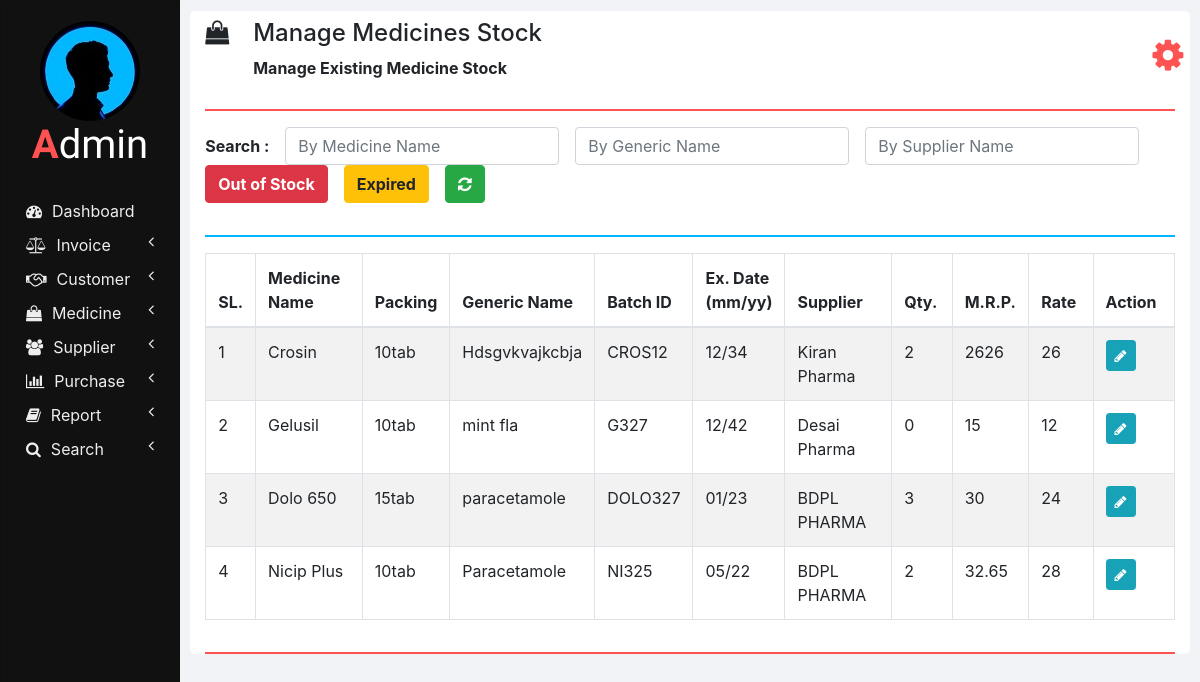
Page /manage_medicine_stock.php on the earlier database version.
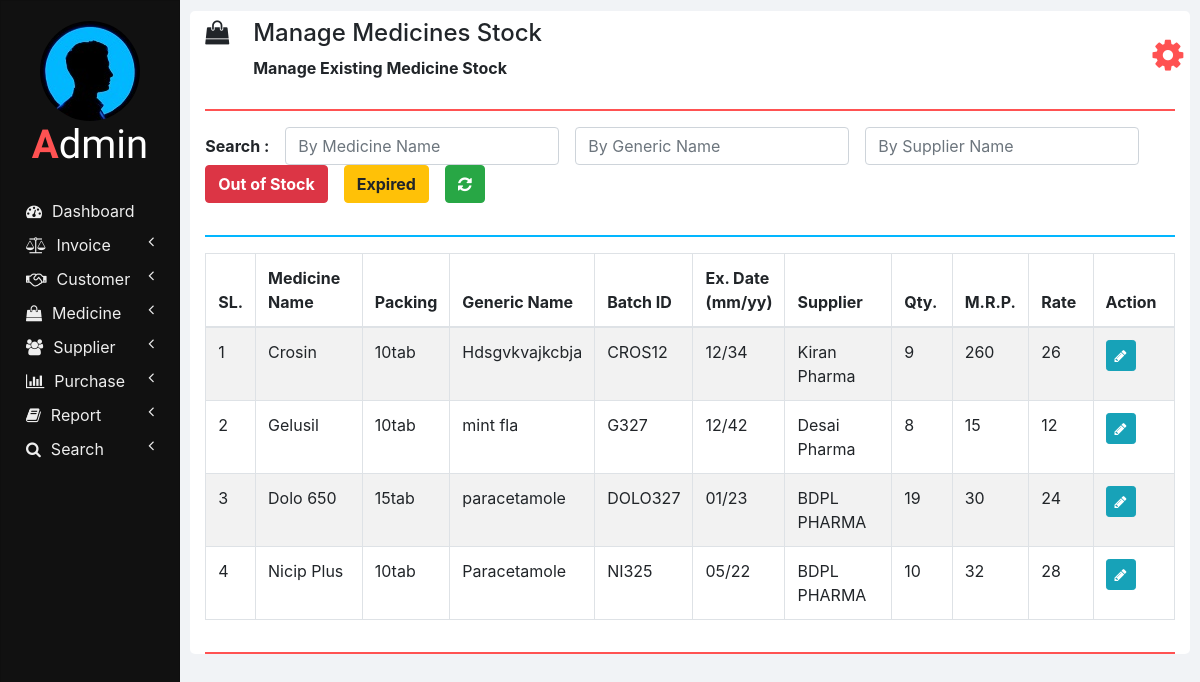
Same page on the later database version.
### tables this page shows
CREATE TABLE `medicines` (
  `ID` int(11) NOT NULL,
  `NAME` varchar(100) NOT NULL,
  `DIAGNOSE_NAME` varchar(255) DEFAULT NULL,
  `PACKING` varchar(20) NOT NULL,
  `GENERIC_NAME` varchar(100) NOT NULL,
  `SUPPLIER_NAME` varchar(100) NOT NULL
);

CREATE TABLE `medicines_stock` (
  `ID` int(11) NOT NULL,
  `NAME` varchar(100) NOT NULL,
  `DIAGNOSE_NAME` varchar(255) NOT NULL,
  `BATCH_ID` varchar(20) NOT NULL,
  `EXPIRY_DATE` varchar(10) NOT NULL,
  `QUANTITY` int(11) NOT NULL,
  `MRP` double NOT NULL,
  `RATE` double NOT NULL
);

### php/manage_medicine_stock.php (the view, shortened to what this page needs)
<?php
  function showMedicinesStock($id) {
    require "db_connection.php";
    if($con) {
      $seq_no = 0;
      $query = "SELECT * FROM medicines INNER JOIN medicines_stock ON medicines.NAME = medicines_stock.NAME";
      $result = mysqli_query($con, $query);
      while($row = mysqli_fetch_array($result)) {
        $seq_no++;
        if($row['BATCH_ID'] == $id)
          showEditOptionsRow($seq_no, $row);
        else
          showMedicineStockRow($seq_no, $row);
      }
    }
  }
  function showMedicineStockRow($seq_no, $row) {
    ?>
    <tr>
      <td><?php echo $seq_no; ?></td>
      <td><?php echo $row['NAME']; ?></td>
      <td><?php echo $row['PACKING']; ?></td>
      <td><?php echo $row['GENERIC_NAME']; ?></td>
      <td><?php echo $row['BATCH_ID']; ?></td>
      <td><?php echo $row['EXPIRY_DATE']; ?></td>
      <td><?php echo $row['SUPPLIER_NAME']; ?></td>
      <td><?php echo $row['QUANTITY']; ?></td>
      <td><?php echo $row['MRP']; ?></td>
      <td><?php echo $row['RATE']; ?></td>
      <td>
        <button href="" class="btn btn-info btn-sm" onclick="editMedicineStock('<?php echo $row['BATCH_ID']; ?>');">
          <i class="fa fa-pencil"></i>
        </button>
      </td>
    </tr>
    <?php
  }
  ?>

Differences in the rows shown:
changed medicines "Hdsgvkvajkcbja": medicines_stock.QUANTITY "2" → "9"; medicines_stock.MRP "2626" → "260"
changed medicines "mint fla": medicines_stock.QUANTITY "0" → "8"
changed medicines "15tab": medicines_stock.QUANTITY "3" → "19"
changed medicines "Paracetamole": medicines_stock.QUANTITY "2" → "10"; medicines_stock.MRP "32.65" → "32"
